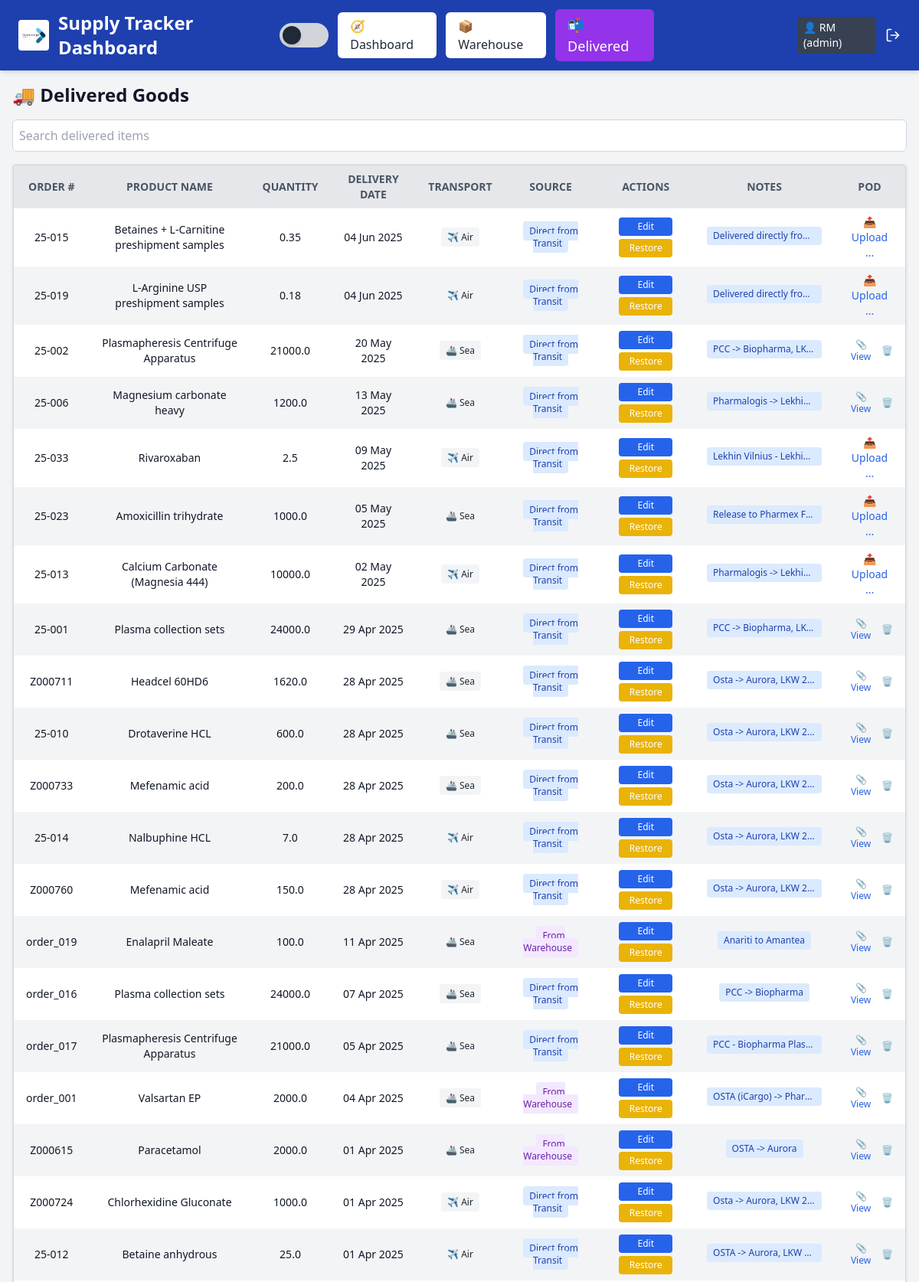
The app's page /delivered (signed in, upper part) with its own data.
### app/models.py (models this page shows, shortened)
class User(db.Model):
    id = db.Column(db.Integer, primary_key=True)
    username = db.Column(db.String(80), unique=True, nullable=False)
    password = db.Column(db.String(120), nullable=False)
    role = db.Column(db.String(50), default='user')  # ✅ New: Role field

class DeliveredGoods(db.Model):
    id = db.Column(db.Integer, primary_key=True)
    user_id = db.Column(db.Integer, db.ForeignKey('user.id'), nullable=False)
    order_number = db.Column(db.String(50), nullable=False)
    product_name = db.Column(db.String(100), nullable=False)
    quantity = db.Column(db.String(50), nullable=False)
    delivery_source = db.Column(db.String(50), nullable=False)
    delivery_date = db.Column(db.String(10), nullable=False)
    transport = db.Column(db.String(20))
    notes = db.Column(db.String(120))
    pod_filename = db.Column(db.String(120))

### app/routes/delivered_routes.py (the view)
@delivered_bp.route('/delivered')
@login_required
def delivered():
    if can_view_all(current_user.role):
        delivered_items = DeliveredGoods.query.order_by(DeliveredGoods.delivery_date.desc()).all()
    else:
        delivered_items = DeliveredGoods.query.filter_by(user_id=current_user.id).order_by(DeliveredGoods.delivery_date.desc()).all()
    for item in delivered_items:
        if isinstance(item.delivery_date, str):
            try:
                item.delivery_date = datetime.strptime(item.delivery_date, '%Y-%m-%d')
            except ValueError:
                pass
    return render_template('delivered.html', delivered_items=delivered_items)

### app/__init__.py (called while the page is built, shortened)
def create_app():
    app = Flask(__name__)
    app.config['SECRET_KEY'] = 'your-secret-key'  # Replace with env var in production
    app.config['SQLALCHEMY_DATABASE_URI'] = 'sqlite:///../instance/supply_tracker.db'
    app.config['SQLALCHEMY_TRACK_MODIFICATIONS'] = False
    init_db(app)
    login_manager.init_app(app)
    Migrate(app, db)
    register_routes(app)
    @login_manager.user_loader
    def load_user(user_id):
        return User.query.get(int(user_id))
    @app.template_filter('format_date')
    def format_date(value):
        try:
            return value.strftime("%d %b %Y")
        except Exception:
            return value
    return app

### app/roles.py (called while the page is built)
def can_view_all(role):
    return ROLE_PERMISSIONS.get(role, {}).get('can_view_all', False)

### app/routes/__init__.py (called while the page is built)
def inject_globals():
    return dict(current_user=current_user, current_path=request.path)

### app/templates/delivered.html (shortened to what this page needs)
<!DOCTYPE html>
<html lang="en">
<head>
    <script src="https://cdn.tailwindcss.com"></script>
</head>
<body class="flex flex-col h-screen bg-gray-100 dark:bg-gray-900 text-gray-900 dark:text-gray-100">
    {% include '_navbar.html' %}
    <main class="flex-grow overflow-y-auto p-4">
        <h2 class="text-2xl font-bold mb-4">🚚 Delivered Goods</h2>
        <div class="mb-4">
            <input type="text" id="search-delivered" placeholder="Search delivered items" class="w-full p-2 rounded-md border border-gray-300 focus:outline-none focus:ring-2 focus:ring-blue-400
                    bg-white dark:bg-gray-800 dark:border-gray-600 dark:text-gray-200" />
        </div>
        <div class="orders-table-container overflow-auto h-full border rounded shadow w-full">
            <table id="delivered-table"
                class="w-full table-auto bg-white dark:bg-gray-900 border border-gray-300 dark:border-gray-700 text-sm">
                <thead class="sticky top-0 z-10 bg-gray-200 dark:bg-gray-800">
                    <tr class="text-center text-xs sm:text-sm text-gray-600 dark:text-gray-300 uppercase">
                        <th class="px-4 py-2 cursor-pointer" data-sort="order_number">Order # </th>
                        <th class="px-4 py-2 cursor-pointer" data-sort="product_name">Product Name </th>
                        <th class="px-4 py-2 cursor-pointer" data-sort="quantity">Quantity </th>
                        <th class="px-4 py-2 cursor-pointer" data-sort="delivery_date">Delivery Date </th>
                        <th class="px-4 py-2 cursor-pointer" data-sort="transport">Transport </th>
                        <th class="px-4 py-2">Source</th>
                        <th class="px-4 py-2">Actions</th>
                        <th class="px-4 py-2">Notes</th>
                        <th class="px-4 py-2">POD</th>
                    </tr>
                </thead>
                <tbody>
                    {% for item in delivered_items %}
                    <tr
                        class="text-center even:bg-gray-100 dark:even:bg-gray-800 hover:bg-blue-50 dark:hover:bg-gray-700">
                        <td class="px-4 py-2">{{ item.order_number }}</td>
                        <td class="px-4 py-2">{{ item.product_name }}</td>
                        <td class="px-4 py-2">{{ item.quantity }}</td>
                        <td class="px-4 py-2" data-key="delivery_date" data-sort-value="{{ item.delivery_date }}">
  {{ item.delivery_date | format_date }}
</td>
                        <td class="px-4 py-2 text-xs">
                            {% if item.transport == 'air' %}
                            <span class="bg-gray-100 text-gray-800 px-2 py-1 rounded">✈️ Air</span>
                            {% elif item.transport == 'sea' %}
                            <span class="bg-gray-100 text-gray-800 px-2 py-1 rounded">🚢 Sea</span>
                            {% elif item.transport == 'truck' %}
                            <span class="bg-gray-100 text-gray-800 px-2 py-1 rounded">🚚 Truck</span>
                            {% else %}—{% endif %}
                        </td>
                        <td class="px-4 py-2 text-xs">
                            {% if item.delivery_source == 'Direct from Transit' %}
                            <span class="bg-blue-100 text-blue-800 px-2 py-1 rounded">Direct from Transit</span>
                            {% elif item.delivery_source == 'From Warehouse' %}
                            <span class="bg-purple-100 text-purple-800 px-2 py-1 rounded">From Warehouse</span>
                            {% else %}
                            <span class="bg-gray-100 text-gray-800 px-2 py-1 rounded">—</span>
                            {% endif %}
                        </td>
                        <td class="px-4 py-2 space-y-1">
                            {% if current_user.role != 'superuser' %}
                            <a href="{{ url_for('delivered.edit_delivered', item_id=item.id) }}"
                                class="inline-block bg-blue-600 hover:bg-blue-700 text-white px-3 py-1 text-xs rounded min-w-[70px]">Edit</a>
                            <form method="POST"
                                action="{{ url_for('restore.restore_from_delivered', item_id=item.id) }}"
                                class="inline">
                                <button type="submit"
                                    class="bg-yellow-500 hover:bg-yellow-600 text-white px-3 py-1 text-xs rounded min-w-[70px] mt-1">
                                    Restore
                                </button>
                            </form>
                            {% endif %}
                        </td>
                        <td class="px-4 py-2">
                            {% if item.notes %}
                            <span title="{{ item.notes }}"
                                class="bg-blue-100 text-blue-800 text-xs px-2 py-1 rounded whitespace-nowrap max-w-[150px] overflow-hidden text-ellipsis inline-block">
                                {{ item.notes[:30] }}{% if item.notes|length > 30 %}...{% endif %}
                            </span>
                            {% else %}
                            —
                            {% endif %}
                        </td>
                        <td class="px-4 py-2 text-xs text-center">
                            {% if current_user.role != 'superuser' %}
                            {% if item.pod_filename %}
                            <div class="flex items-center justify-center space-x-2">
                                <a href="{{ url_for('upload.view_pod', filename=item.pod_filename) }}" target="_blank"
                                    class="text-blue-600 hover:underline">📎 View</a>
                                <form method="POST" action="{{ url_for('upload.delete_pod', item_id=item.id) }}">
                                    <button type="submit" class="text-red-500 hover:underline"
                                        title="Delete POD">🗑️</button>
                                </form>
                            </div>
                            {% else %}
                            <form method="POST" action="{{ url_for('upload.upload_pod', item_id=item.id) }}"
                                enctype="multipart/form-data" class="flex flex-col items-center space-y-1">
                                <label for="pod-{{ item.id }}"
                                    class="cursor-pointer text-blue-600 text-sm hover:underline relative">
                                    📤 Upload
                                    ...
                                </label>
                            </form>
                            {% endif %}
                            {% endif %}
                        </td>
                    </tr>
                    {% endfor %}
                </tbody>
            </table>
        </div>
    </main>
</body>
</html>

### app/templates/_navbar.html (shortened to what this page needs)
<header class="sticky top-0 z-10 flex justify-between items-center px-4 sm:px-6 py-2 sm:py-3 bg-blue-800 text-white shadow-md">
  <div class="flex items-center space-x-3">
    <img src="{{ url_for('static', filename='images/logo.jpg') }}" alt="Logo" class="h-8 sm:h-10 rounded bg-white p-1" />
    <h1 class="text-base sm:text-2xl font-semibold">Supply Tracker Dashboard</h1>
  </div>
  <div class="flex items-center space-x-2 sm:space-x-3">
    <button id="dark-mode-toggle"
      class="relative inline-flex items-center h-5 w-10 sm:h-8 sm:w-16 rounded-full transition-colors duration-300 focus:outline-none flex-shrink-0"
      aria-label="Toggle dark mode">
      <span id="dark-mode-track"
            class="absolute inset-0 h-5 w-10 sm:h-8 sm:w-16 rounded-full bg-gray-300 dark:bg-gray-700 transition-colors duration-300">
      </span>
      <span id="dark-mode-thumb"
            class="absolute left-1 top-1 h-3 w-3 sm:h-6 sm:w-6 rounded-full
                  bg-gray-800 dark:bg-gray-100 transform transition-transform duration-300
                  shadow-md dark:shadow-white/50
                  dark:translate-x-5 sm:dark:translate-x-8">
      </span>
    </button>
    <a href="{{ url_for('dashboard.dashboard') }}"
       class="px-4 py-1.5 rounded-md font-medium transition-all duration-200
       {{ 'bg-yellow-500 text-white text-lg font-bold' if current_path.startswith(url_for('dashboard.dashboard')) else 'bg-white text-gray-800 dark:bg-gray-700 dark:text-white' }}
       hover:bg-opacity-80 hover:shadow-md">
      🧭 Dashboard
    </a>
    <a href="{{ url_for('warehouse.warehouse') }}"
       class="px-4 py-1.5 rounded-md font-medium transition-all duration-200
       {{ 'bg-blue-600 text-white text-lg font-bold' if current_path.startswith(url_for('warehouse.warehouse')) else 'bg-white text-gray-800 dark:bg-gray-700 dark:text-white' }}
       hover:bg-opacity-80 hover:shadow-md">
      📦 Warehouse
    </a>
    <a href="{{ url_for('delivered.delivered') }}"
       class="px-4 py-1.5 rounded-md font-medium transition-all duration-200
       {{ 'bg-purple-600 text-white text-lg font-bold' if current_path.startswith(url_for('delivered.delivered')) else 'bg-white text-gray-800 dark:bg-gray-700 dark:text-white' }}
       hover:bg-opacity-80 hover:shadow-md">
      📬 Delivered
    </a>
    <span class="ml-4 px-2 py-1 rounded bg-gray-700 text-white text-sm">
  👤 {{ current_user.username }} ({{ current_user.role }})
</span>
    <a href="{{ url_for('auth.logout') }}" title="Logout" class="text-white hover:text-red-400 ml-1">
      <svg xmlns="http://www.w3.org/2000/svg" class="h-5 w-5" viewBox="0 0 24 24" fill="none"
           stroke="currentColor" stroke-width="2" stroke-linecap="round" stroke-linejoin="round">
        <path d="M9 21H5a2 2 0 0 1-2-2V5a2 2 0 0 1 2-2h4" />
        <polyline points="16 17 21 12 16 7" />
        <line x1="21" y1="12" x2="9" y2="12" />
      </svg>
    </a>
  </div>
</header>

### records on screen
User: username "RM", role "admin"
DeliveredGoods: order_number "25-015", product_name "Betaines + L-Carnitine preshipment samples", quantity "0.35", delivery_date "04 Jun 2025", transport "✈️ Air", shows "Direct from Transit", notes "Delivered directly fro…"
DeliveredGoods: order_number "25-019", product_name "L-Arginine USP preshipment samples", quantity "0.18", delivery_date "04 Jun 2025", transport "✈️ Air", shows "Direct from Transit", notes "Delivered directly fro…"
DeliveredGoods: order_number "25-002", product_name "Plasmapheresis Centrifuge Apparatus", quantity "21000.0", delivery_date "20 May 2025", transport "🚢 Sea", shows "Direct from Transit", notes "PCC -> Biopharma, LK…"
DeliveredGoods: order_number "25-006", product_name "Magnesium carbonate heavy", quantity "1200.0", delivery_date "13 May 2025", transport "🚢 Sea", shows "Direct from Transit", notes "Pharmalogis -> Lekhi…"
DeliveredGoods: order_number "25-033", product_name "Rivaroxaban", quantity "2.5", delivery_date "09 May 2025", transport "✈️ Air", shows "Direct from Transit", notes "Lekhin Vilnius - Lekhi…"
DeliveredGoods: order_number "25-023", product_name "Amoxicillin trihydrate", quantity "1000.0", delivery_date "05 May 2025", transport "🚢 Sea", shows "Direct from Transit", notes "Release to Pharmex F…"
DeliveredGoods: order_number "25-013", product_name "Calcium Carbonate (Magnesia 444)", quantity "10000.0", delivery_date "02 May 2025", transport "✈️ Air", shows "Direct from Transit", notes "Pharmalogis -> Lekhi…"
DeliveredGoods: order_number "25-001", product_name "Plasma collection sets", quantity "24000.0", delivery_date "29 Apr 2025", transport "🚢 Sea", shows "Direct from Transit", notes "PCC -> Biopharma, LK…"
DeliveredGoods: order_number "Z000711", product_name "Headcel 60HD6", quantity "1620.0", delivery_date "28 Apr 2025", transport "🚢 Sea", shows "Direct from Transit", notes "Osta -> Aurora, LKW 2…"
DeliveredGoods: order_number "25-010", product_name "Drotaverine HCL", quantity "600.0", delivery_date "28 Apr 2025", transport "🚢 Sea", shows "Direct from Transit", notes "Osta -> Aurora, LKW 2…"
DeliveredGoods: order_number "Z000733", product_name "Mefenamic acid", quantity "200.0", delivery_date "28 Apr 2025", transport "🚢 Sea", shows "Direct from Transit", notes "Osta -> Aurora, LKW 2…"
DeliveredGoods: order_number "25-014", product_name "Nalbuphine HCL", quantity "7.0", delivery_date "28 Apr 2025", transport "✈️ Air", shows "Direct from Transit", notes "Osta -> Aurora, LKW 2…"
DeliveredGoods: order_number "Z000760", product_name "Mefenamic acid", quantity "150.0", delivery_date "28 Apr 2025", transport "✈️ Air", shows "Direct from Transit", notes "Osta -> Aurora, LKW 2…"
DeliveredGoods: order_number "order_019", product_name "Enalapril Maleate", quantity "100.0", delivery_date "11 Apr 2025", transport "🚢 Sea", delivery_source "From Warehouse", notes "Anariti to Amantea"
DeliveredGoods: order_number "order_016", product_name "Plasma collection sets", quantity "24000.0", delivery_date "07 Apr 2025", transport "🚢 Sea", shows "Direct from Transit", notes "PCC -> Biopharma"
DeliveredGoods: order_number "order_017", product_name "Plasmapheresis Centrifuge Apparatus", quantity "21000.0", delivery_date "05 Apr 2025", transport "🚢 Sea", shows "Direct from Transit", notes "PCC - Biopharma Plas…"
DeliveredGoods: order_number "order_001", product_name "Valsartan EP", quantity "2000.0", delivery_date "04 Apr 2025", transport "🚢 Sea", delivery_source "From Warehouse", notes "OSTA (iCargo) -> Phar…"
DeliveredGoods: order_number "Z000615", product_name "Paracetamol", quantity "2000.0", delivery_date "01 Apr 2025", transport "🚢 Sea", delivery_source "From Warehouse", notes "OSTA -> Aurora"
DeliveredGoods: order_number "Z000724", product_name "Chlorhexidine Gluconate", quantity "1000.0", delivery_date "01 Apr 2025", transport "✈️ Air", shows "Direct from Transit", notes "Osta -> Aurora, LKW 2…"
DeliveredGoods: order_number "25-012", product_name "Betaine anhydrous", quantity "25.0", delivery_date "01 Apr 2025", transport "✈️ Air", shows "Direct from Transit", notes "OSTA -> Aurora, LKW…"
